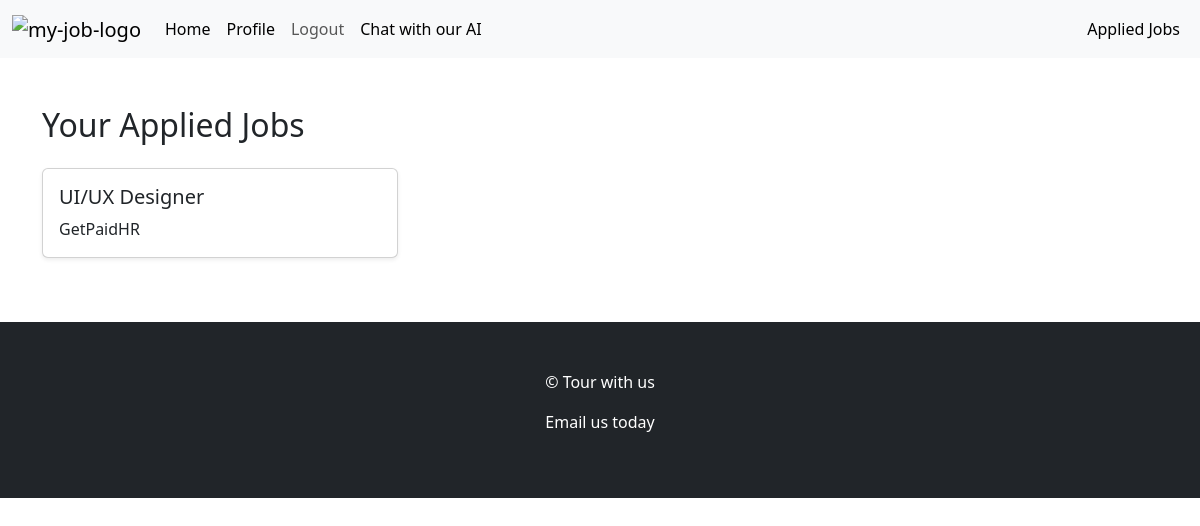
Page /applied_jobs/ (signed in) on the earlier database version.
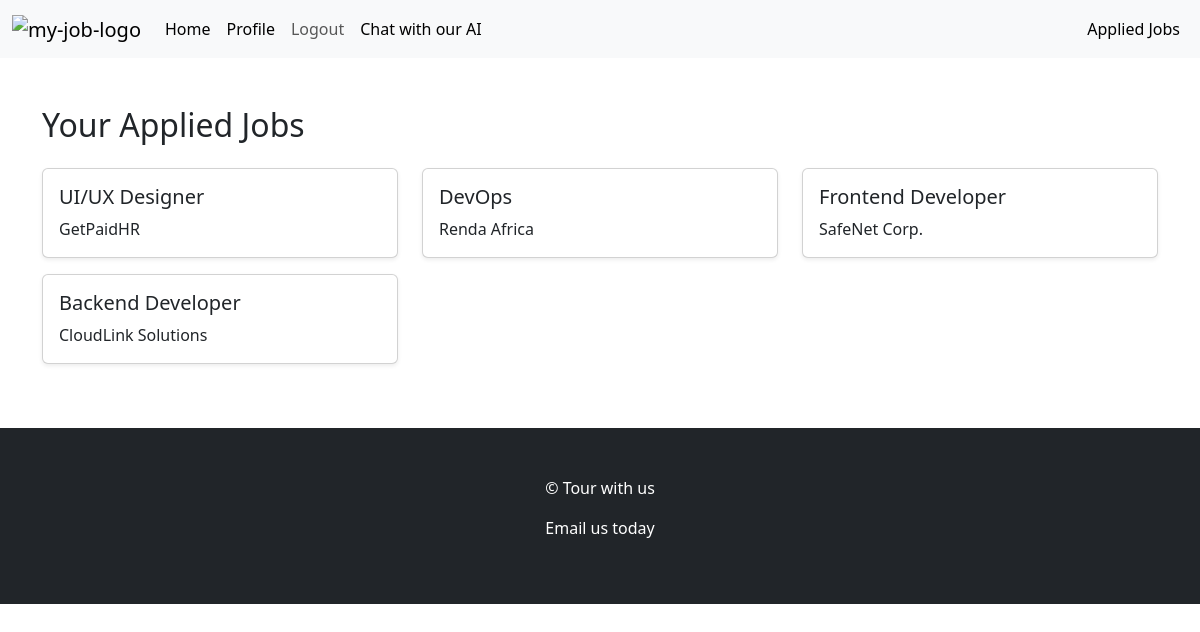
Same page on the later database version.
### job_seekers/models.py (models this page shows, shortened)
class Job_application(models.Model):
    STATUS_CHOICES = [
        ('pending', 'Pending'),
        ('accepted', 'Accepted'),
        ('rejected', 'Rejected')
    ]
    status = models.CharField(max_length=50, choices=STATUS_CHOICES, default='pending')
    user = models.ForeignKey(CustomUser, null=True, blank=True, on_delete=models.CASCADE, related_name='jobs_applied')
    job = models.ForeignKey(Job, null=True, blank=True, on_delete=models.CASCADE, related_name='job_applications')

class Job(models.Model):
    job_logo = models.ImageField(default='download.jpg', upload_to='static/images', null=True, blank=True)
    title = models.CharField(max_length=255)
    employer = models.ForeignKey(CustomUser, on_delete=models.CASCADE, related_name='applied_jobs', null=True, blank=True)
    description = models.TextField()
    company_name = models.CharField(max_length=100)
    company_details = models.TextField(null=True, blank=True)
    location = models.CharField(max_length=100)
    created = models.DateTimeField(auto_now_add=True)
    updated = models.DateTimeField(auto_now=True)
    class Meta:
        ordering = ['-updated', '-created']

### job_seekers/views.py (the view)
# urls.py: path('applied_jobs/', views.applied_jobs, name='applied_jobs'),
@login_required(login_url='main_login')
@restrict_to_employee
def applied_jobs(request):
    user = request.user
    applied_jobs = user.jobs_applied.all()
    context = {'user': user, 'applied_jobs': applied_jobs}
    return render(request, 'base/applied_jobs.html', context)

### job_seekers/templates/base/applied_jobs.html
{% extends 'base/main.html' %}
{% block content %}
<div class="container my-5">
    {% if applied_jobs %}
        <h2 class="mb-4">Your Applied Jobs</h2>
        <div class="row">
            {% for applied_job in applied_jobs %}
                <div class="col-md-4 mb-3">
                    <div class="card shadow-sm">
                        <div class="card-body">
                            <h5 class="card-title">{{ applied_job.job.title }}</h5>
                            <p class="card-text">{{ applied_job.job.company_name }}</p>
                        </div>
                    </div>
                </div>
            {% endfor %}
        </div>
    {% else %}
        <div class="alert alert-info" role="alert">
            <p>You haven't applied for any jobs yet. Start browsing and apply for jobs today!</p>
        </div>
        <a href="{% url 'employee_home_page' %}" class="btn btn-primary"></a>
    {% endif %}
</div>
{% endblock %}

Differences in the rows shown:
added Job_application: job "DevOps", job.company_name "Renda Africa"
added Job_application: job "Frontend Developer", job.company_name "SafeNet Corp."
added Job_application: job "Backend Developer", job.company_name "CloudLink Solutions"
